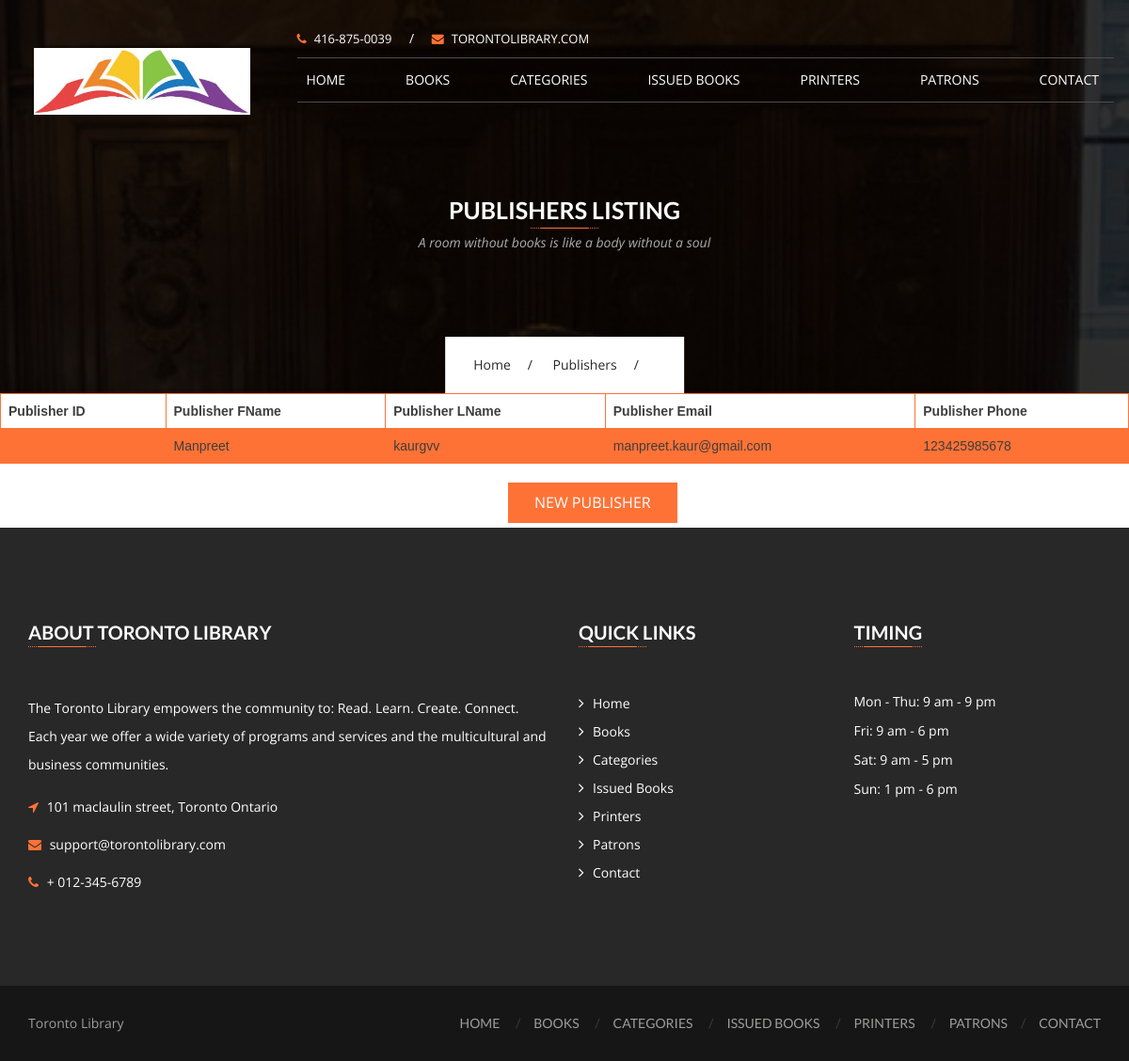
/publishers, run on the app's committed database.
### Library/models.py (models this page shows, shortened)
class Publisher(models.Model):
        publisherfname = models.CharField(max_length=200)
        publisherlname = models.CharField(max_length=200)
        publisheremail = models.EmailField(max_length=70, blank=True)
        publisherphone = models.CharField(max_length=12)
        class Meta:
            db_table = "publishers"

### Library/views.py (the view)
# urls.py: path('publishers', views.list_publishers, name='list_publishers'),
def list_publishers(request):
    publishers = Publisher.objects.all()
    return render(request, 'publishers.html', {'publishers':publishers})

### Library/templates/publishers.html (shortened to what this page needs)
<!DOCTYPE html>
<html lang="en">
<head>
  <head>
    {% load static %}
    <link href="{% static '/css/font-awesome.min.css' %}" rel="stylesheet" type="text/css" />
    <link href="{% static '/css/mmenu.css' %}" rel="stylesheet" type="text/css" />
    <link href="{% static '/css/mmenu.positioning.css' %}" rel="stylesheet" type="text/css" />
    <link href="{% static '/css/style.css' %}" rel="stylesheet" type="text/css" />
  </head>
<body>
  <header id="header-v1" class="navbar-wrapper">
    <div class="container">
      <div class="row">
        <nav class="navbar navbar-default">
          <div class="row">
            <div class="col-md-3">
              <div class="navbar-header">
                <div class="navbar-brand">
                  <h1>
                    <a href="index.html">
                      <img src="{% static 'images/libraria-logo-v1.png' %}" alt="toronto library" />
                    </a>
                  </h1>
                </div>
              </div>
            </div>
            <div class="col-md-9">
              <div class="header-topbar hidden-sm hidden-xs">
                <div class="row">
                  <div class="col-sm-6">
                    <div class="topbar-info">
                      <a href="tel: +1-416-875-0039"><i class="fa fa-phone"></i>416-875-0039</a>
                      <span>/</span>
                      <a href="mailto:mounica.sykam@gmail.com"><i class="fa fa-envelope"></i>torontolibrary.com</a>
                    </div>
                  </div>
                  <div class="col-sm-6">
                  </div>
                </div>
              </div>
              <div class="navbar-collapse hidden-sm hidden-xs">
                <ul class="nav navbar-nav">
                  <li>
                    <a href="{% url 'home' %}">Home</a>
                  </li>
                  <li>
                    <a href="{% url 'list_books' %}">Books</a>
                  </li>
                  <li>
                    <a href="{% url 'list_categories' %}">Categories</a>
                  </li>
                  <li>
                    <a href="{% url 'issuedbooks' %}">Issued Books</a>
                  </li>
                  <li>
                    <a href="{% url 'list_publishers' %}">Printers</a>
                  </li>
                  <li><a href="{% url 'list_patrons' %}">Patrons</a></li>
                  <li><a href="{% url 'contact' %}">Contact</a></li>
                </ul>
              </div>
            </div>
          </div>
        </nav>
      </div>
    </div>
  </header>
  <section class="page-banner services-banner">
    <div class="container">
      <div class="banner-header">
        <h2>Publishers Listing</h2>
        <span class="underline center"></span>
        <p class="lead">A room without books is like a body without a soul</p>
      </div>
      <div class="breadcrumb">
        <ul>
          <li><a href="{ url 'home' %}">Home</a></li>
          <li><a href="{% url 'list_publishers' %}">Publishers</a></li>
        </ul>
      </div>
    </div>
  </section>
  <div id="content" class="site-content">
    <div id="primary" class="content-area">
      <main id="main" class="site-main">
        <table>
          <tr>
            <th>Publisher ID</th>
            <th>Publisher FName</th>
            <th>Publisher LName</th>
            <th>Publisher Email</th>
            <th>Publisher Phone</th>
          </tr>
          {% for publisher in publishers %}
          <tr>
            <td> <a href="{% url 'update_publisher' publisher.id %}">{{ publisher.id }}</a></td>
            <td> {{ publisher.publisherfname }}</td>
            <td> {{ publisher.publisherlname }}</td>
            <td>{{ publisher.publisheremail }}</td>
            <td>{{ publisher.publisherphone }}</td>
          </tr>
          {% endfor %}
        </table>
        <div class="slide-buttons hidden-sm hidden-xs">
          <a href="{% url 'create_publisher' %}" class="btn btn-primary"
            style="position: relative; margin-left:45%; margin-bottom:5px">New Publisher</a>
        </div>
      </main>
    </div>
  </div>
  <footer class="site-footer">
    <div class="container">
      <div id="footer-widgets">
        <div class="row">
          <div class="col-md-6 col-sm-6 widget-container">
            <div id="text-2" class="widget widget_text">
              <h3 class="footer-widget-title">About Toronto Library</h3>
              <span class="underline left"></span>
              <div class="textwidget">
                The Toronto Library empowers the community to: Read. Learn. Create. Connect. Each
                year we offer a wide variety of programs and services and the multicultural and business
                communities.
              </div>
              <address>
                <div class="info">
                  <i class="fa fa-location-arrow"></i>
                  <span>101 maclaulin street, Toronto Ontario</span>
                </div>
                <div class="info">
                  <i class="fa fa-envelope"></i>
                  <span><a href="mailto:mounica.sykam@gmail.com">support@torontolibrary.com</a></span>
                </div>
                <div class="info">
                  <i class="fa fa-phone"></i>
                  <span><a href="tel:012-345-6789">+ 012-345-6789</a></span>
                </div>
              </address>
            </div>
          </div>
          <div class="col-md-3 col-sm-6 widget-container">
            <div id="nav_menu-2" class="widget widget_nav_menu">
              <h3 class="footer-widget-title">Quick Links</h3>
              <span class="underline left"></span>
              <div class="menu-quick-links-container">
                <ul id="menu-quick-links" class="menu">
                  <li><a href="{% url 'home' %}">Home</a> </li>
                  <li><a href="{% url 'list_books' %}">Books</a> </li>
                  <li><a href="{% url 'list_categories' %}">Categories</a> </li>
                  <li><a href="{% url 'issuedbooks' %}">Issued Books</a> </li>
                  <li><a href="{% url 'list_publishers' %}">Printers</a> </li>
                  <li><a href="{% url 'list_patrons' %}">Patrons</a></li>
                  <li><a href="{% url 'contact' %}">Contact</a></li>
                </ul>
              </div>
            </div>
          </div>
          <div class="col-md-3 col-sm-6 widget-container">
            <div id="text-4" class="widget widget_text">
              <h3 class="footer-widget-title">Timing</h3>
              <span class="underline left"></span>
              <div class="timming-text-widget">
                <time datetime="2017-02-13">Mon - Thu: 9 am - 9 pm</time>
                <time datetime="2017-02-13">Fri: 9 am - 6 pm</time>
                <time datetime="2017-02-13">Sat: 9 am - 5 pm</time>
                <time datetime="2017-02-13">Sun: 1 pm - 6 pm</time>
              </div>
            </div>
          </div>
        </div>
      </div>
    </div>
    <div class="sub-footer">
      <div class="container">
        <div class="row">
          <div class="footer-text col-md-3">
            <p>Toronto Library</p>
          </div>
          <div class="col-md-9 pull-right">
            <ul>
              <li><a href="{% url 'home' %}">Home</a> </li>
              <li><a href="{% url 'list_books' %}">Books</a> </li>
              <li><a href="{% url 'list_categories' %}">Categories</a> </li>
              <li><a href="{% url 'issuedbooks' %}">Issued Books</a> </li>
              <li><a href="{% url 'list_publishers' %}">Printers</a> </li>
              <li><a href="{% url 'list_patrons' %}">Patrons</a></li>
              <li><a href="{% url 'contact' %}">Contact</a></li>
            </ul>
          </div>
        </div>
      </div>
    </div>
  </footer>
</body>
</html>

### Library/templates/publishers.html (style rules this page uses)
table { font-family: arial, sans-serif; border-collapse: collapse; width: 100%; }
td, th { border: 1px solid #ff7236; ; text-align: left; padding: 8px; }
tr:nth-child(even) { background-color: #ff7236; ; }

### data on the page
Publisher: publisherfname "Manpreet", publisherlname "kaurgvv", publisheremail "manpreet.kaur@gmail.com", publisherphone "123425985678"
